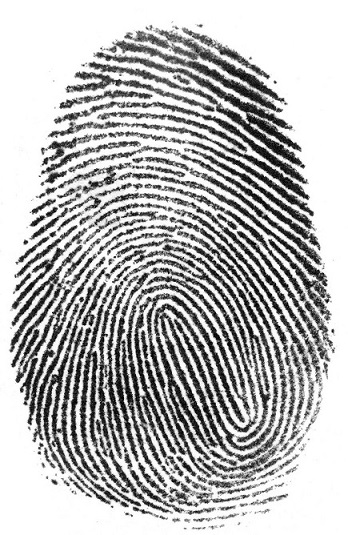
#> input picture HomeAssignmemt-3/img/fingerprint.jpg, 348 x 535 px
$ python -i tailor.py   (imports and definitions only)
#> lines starting #> are read from the running program, lines starting #| are printed output that depends on the picture
#> further down, picture is the input picture: shape (535, 348, 3); min 0, max 255, mean 183.6
### HomeAssignmemt-3/basic_morphology.py
import numpy as np
import cv2


# 腐蚀
# [19 lines left out: function erode, not called in this run]


# 膨胀
def dilate(_img):  # 输入的为二值图
    # 初始化图像平移矩阵
    m_1 = np.array([[1, 0, -1], [0, 1, -1]], dtype=np.float32)  # 左上
    m_2 = np.array([[1, 0, 0], [0, 1, -1]], dtype=np.float32)  # 上
    m_3 = np.array([[1, 0, 1], [0, 1, -1]], dtype=np.float32)  # 右上
    m_4 = np.array([[1, 0, -1], [0, 1, 0]], dtype=np.float32)  # 左
    m_5 = np.array([[1, 0, 1], [0, 1, 0]], dtype=np.float32)  # 右
    m_6 = np.array([[1, 0, -1], [0, 1, 1]], dtype=np.float32)  # 左下
    m_7 = np.array([[1, 0, 0], [0, 1, 1]], dtype=np.float32)  # 下
    m_8 = np.array([[1, 0, 1], [0, 1, 1]], dtype=np.float32)  # 右下
    M = [m_1, m_2, m_3, m_4, m_5, m_6, m_7, m_8]

    # 9个平移后的图像取交集得到腐蚀结果
    img_result = _img.copy()
    for i in M:
        img_shift = cv2.warpAffine(_img, i, (_img.shape[1], _img.shape[0]))  # 使用放射变化进行平移
        img_result = cv2.bitwise_or(img_result, img_shift)

    return img_result


# 开运算
# [6 lines left out: function open_operation, not called in this run]

### HomeAssignmemt-3/tailor.py
import numpy as np
import cv2
from basic_morphology import erode
from basic_morphology import dilate
from basic_morphology import open_operation


def thinning_algorithm(img, K):  # img: 待细化图像  K: 结构子序列
    img_result = img / 255  # 归一
    # 初始化用于保存上一次结果的矩阵
    img_old = 1 - img_result
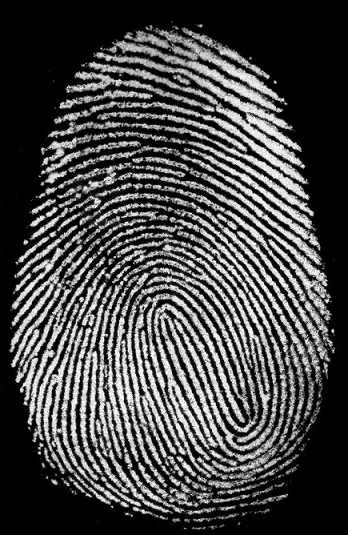
#> img_old: shape (535, 348, 3) float64; min 0, max 1, mean 0.28

    # 循环细化.直至图像保持不变
    while np.sum(img_result - img_old):
        img_old = img_result
        for i in K:
            # 基于卷积结果的击中击不中
            img_temp = np.where(cv2.filter2D(img_result.copy(), -1, i
                                             , borderType=0) == 15, 1, 0)
            img_result = img_result - img_temp
#> this loop made 46 passes
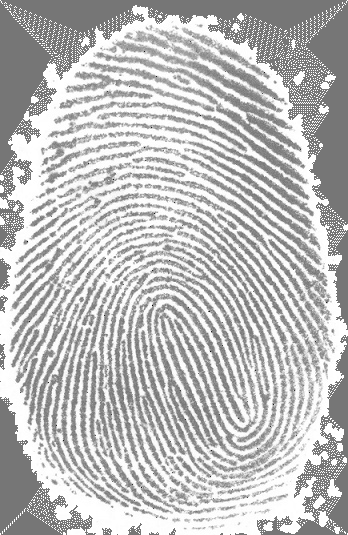
#> img_result: shape (535, 348, 3) float64; min -0.863, max 1, mean 0.524; drawn with min black and max white

    img_result *= 255
    return img_result.astype(np.uint8)


def thinning(_img):  # img: 待细化图像

    # 生成8个结构子序列
    k_1 = np.array([[16, 16, 16], [0, 1, 0], [2, 4, 8]], dtype=np.uint8)
    k_2 = np.array([[0, 16, 16], [1, 2, 16], [4, 8, 0]], dtype=np.uint8)
    k_3 = np.array([[1, 0, 16], [2, 4, 16], [8, 0, 16]], dtype=np.uint8)
    k_4 = np.array([[1, 2, 0], [4, 8, 16], [0, 16, 16]], dtype=np.uint8)
    k_5 = np.array([[1, 2, 4], [0, 8, 0], [16, 16, 16]], dtype=np.uint8)
    k_6 = np.array([[0, 1, 2], [16, 4, 8], [16, 16, 0]], dtype=np.uint8)
    k_7 = np.array([[16, 0, 1], [16, 2, 4], [16, 0, 8]], dtype=np.uint8)
    k_8 = np.array([[16, 16, 0], [16, 1, 2], [0, 4, 8]], dtype=np.uint8)

    K = [k_1, k_2, k_3, k_4, k_5, k_6, k_7, k_8]

    # 细化操作
    img_result = thinning_algorithm(_img, K)

    return img_result


#  找到端节点
def find_end(_img, K):  # _img: 输入图像 K: 结构子序列
    # 像素归一化
    img_ones = _img / 255
    img_result = np.zeros_like(_img, dtype=np.uint8)

    # 利用结构子序列寻找端点
    for i in K:
        img_temp = np.where(cv2.filter2D(img_ones.copy(), -1, i,
                                         borderType=0) == 3, 1, 0)
        img_result = img_result + img_temp
#> this loop made 8 passes
#> pass 1, in find_end, `img_temp = np.where(cv2.filter2D(img_ones.copy(), -1, i, borderType=0)..`:
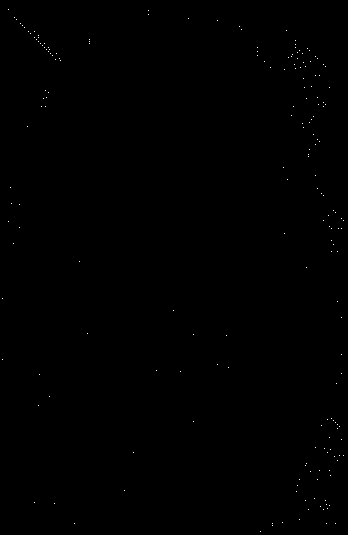
#> img_temp: shape (535, 348, 3) int64; values 0 (black) and 1 (white), 0.11% white in thin lines or dots
#> after the loop:
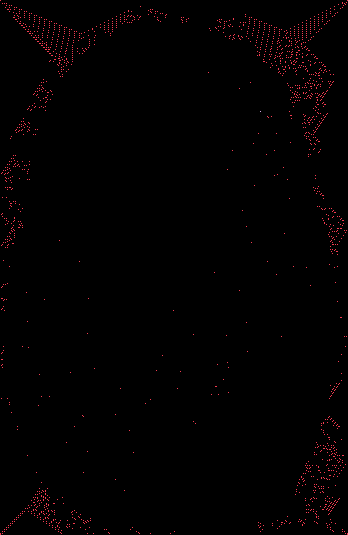
#> img_result: shape (535, 348, 3) int64; 3 distinct labels, from 0 to 2; one colour per label, 0 black

    img_result *= 255
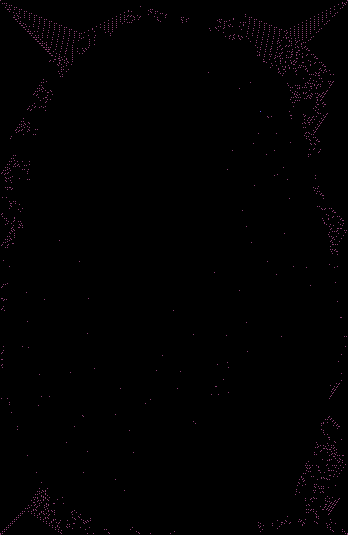
#> img_result: shape (535, 348, 3) int64; 3 distinct labels, from 0 to 510; one colour per label, 0 black
    # 返回只有端节点为前景的图像
    return img_result.astype(np.uint8)


def tailor(_img):  # _img: 待裁剪图像

    # 生成8个结构子
    k_1 = np.array([[0, 4, 4], [1, 2, 4], [0, 4, 4]], dtype=np.uint8)
    k_2 = np.array([[0, 1, 0], [4, 2, 4], [4, 4, 4]], dtype=np.uint8)
    k_3 = np.array([[4, 4, 0], [4, 1, 2], [4, 4, 0]], dtype=np.uint8)
    k_4 = np.array([[4, 4, 4], [4, 1, 4], [0, 2, 0]], dtype=np.uint8)
    k_5 = np.array([[1, 4, 4], [4, 2, 4], [4, 4, 4]], dtype=np.uint8)
    k_6 = np.array([[4, 4, 1], [4, 2, 4], [4, 4, 4]], dtype=np.uint8)
    k_7 = np.array([[4, 4, 4], [4, 1, 4], [4, 4, 2]], dtype=np.uint8)
    k_8 = np.array([[4, 4, 4], [4, 1, 4], [2, 4, 4]], dtype=np.uint8)

    K = [k_1, k_2, k_3, k_4, k_5, k_6, k_7, k_8]

    # 细化(去除3个像素组成的分支)
    img_thin = thinning_algorithm(_img, K)
    # 找端点
    img_end = find_end(img_thin, K)
    # 膨胀运算,捡回误伤元素
    img_dilate = img_end
    for _ in range(3):
        img_dilate = dilate(img_dilate)
        img_dilate = cv2.bitwise_and(img_dilate, _img)
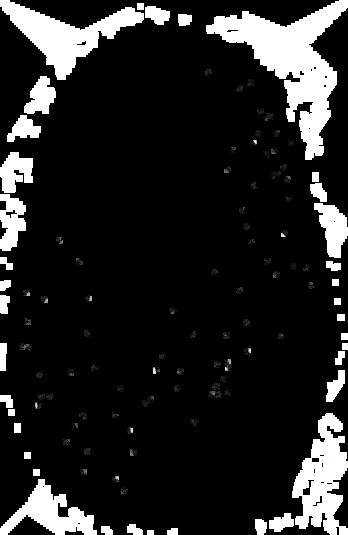
#> img_dilate: shape (535, 348, 3); min 0, max 255, mean 35.7
    # 获得裁剪结果
    img_result = cv2.bitwise_or(img_dilate, img_thin)
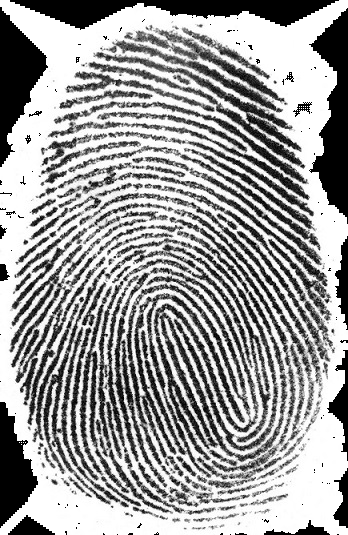
#> img_result: shape (535, 348, 3); min 0, max 255, mean 157.2

    return img_result

>>> import cv2
>>> picture = cv2.imread('img/fingerprint.jpg')
>>> result = tailor(picture)
